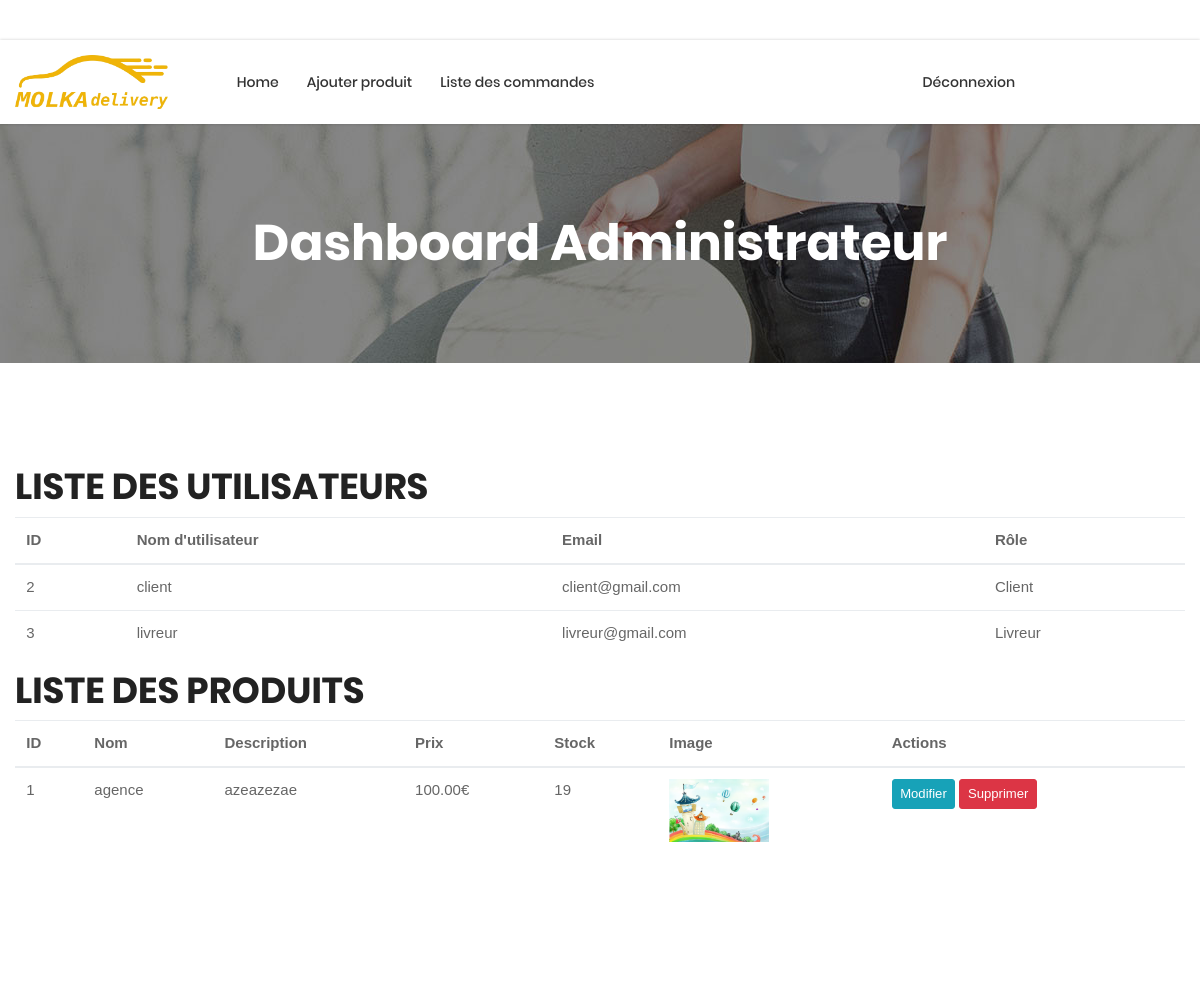
The page /accounts/admin/dashboard/ (signed in) on the database as committed earlier.
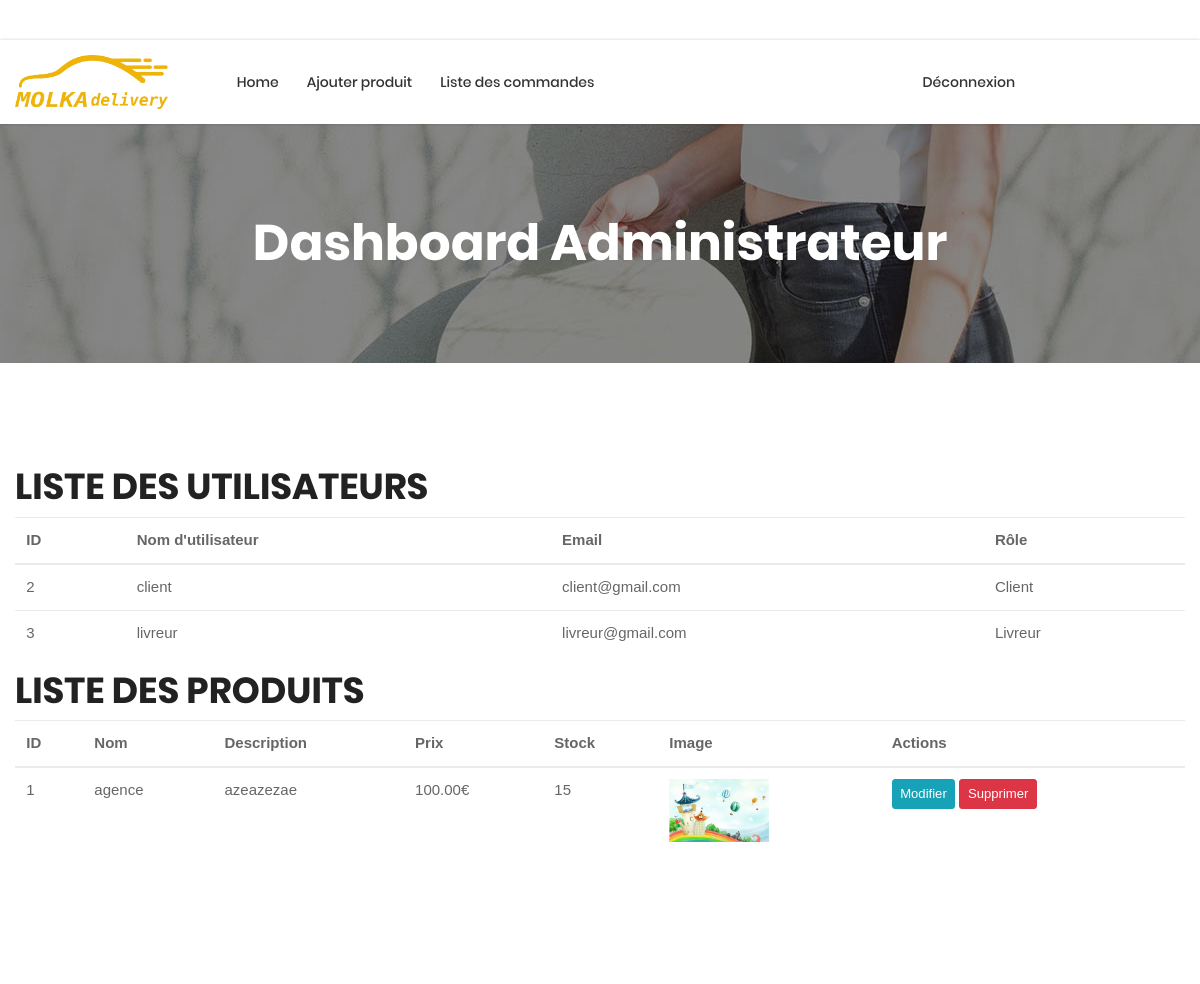
The same page on the database as committed later.
### accounts/models.py (models this page shows, shortened)
class Product(models.Model):
    name = models.CharField(max_length=100)
    description = models.TextField()
    price = models.DecimalField(max_digits=10, decimal_places=2)
    stock = models.PositiveIntegerField()
    image = models.ImageField(upload_to='products/', blank=True, null=True)

### accounts/views.py (the view)
# urls.py: path('admin/dashboard/', views.admin_dashboard, name='admin_dashboard'),
@login_required
def admin_dashboard(request):
    if request.user.role != 'admin':
        return redirect('login')
    users = CustomUser.objects.filter(role__in=['client', 'livreur'])
    products = Product.objects.all()
    return render(request, 'accounts/admin_dashboard.html', {'users': users, 'products': products})

### accounts/templates/accounts/admin_dashboard.html (shortened to what the changed rows need)
{% load static %}
<!DOCTYPE html>
<html lang="en">
<head>
    <link rel="stylesheet" href="{% static 'vendor/bootstrap/css/bootstrap.min.css' %}">
    <link rel="stylesheet" href="{% static 'css/main.css' %}">
    <link rel="stylesheet" href="{% static 'css/util.css' %}">
    <link rel="stylesheet" href="{% static 'vendor/font-awesome-4.7.0/css/font-awesome.min.css' %}">
</head>
<body>
    <section class="bg-img1 txt-center p-lr-15 p-tb-92" style="background-image: url('{% static 'images/bg-01.jpg' %}');">
        <h2 class="ltext-105 cl0 txt-center">Dashboard Administrateur</h2>
    </section>
    <section class="bg0 p-t-104 p-b-116">
        <div class="container">
            <table class="table">
                <thead>
                    <tr>
                        <th>ID</th>
                        <th>Nom d'utilisateur</th>
                        <th>Email</th>
                        <th>Rôle</th>
                    </tr>
                </thead>
            </table>
            <table class="table">
                <thead>
                    <tr>
                        <th>ID</th>
                        <th>Nom</th>
                        <th>Description</th>
                        <th>Prix</th>
                        <th>Stock</th>
                        <th>Image</th>
                        <th>Actions</th>
                    </tr>
                </thead>
                <tbody>
                    {% for product in products %}
                        <tr>
                            <td>{{ product.id }}</td>
                            <td>{{ product.name }}</td>
                            <td>{{ product.description|truncatechars:50 }}</td>
                            <td>{{ product.price }}€</td>
                            <td>{{ product.stock }}</td>
                            <td>
                                {% if product.image %}
                                    <img src="{{ product.image.url }}" alt="{{ product.name }}" style="max-width: 100px; max-height: 100px;">
                                {% else %}
                                    No image
                                {% endif %}
                            </td>
                            <td>
                                <a href="{% url 'edit_product' product.id %}" class="btn btn-sm btn-info">Modifier</a>
                                <a href="{% url 'delete_product' product.id %}" class="btn btn-sm btn-danger">Supprimer</a>
                            </td>
                        </tr>
                    {% endfor %}
                </tbody>
            </table>
        </div>
    </section>
</body>
</html>

Rows that differ between the two databases and show on the page:
changed Product "agence": stock "19" → "15"
